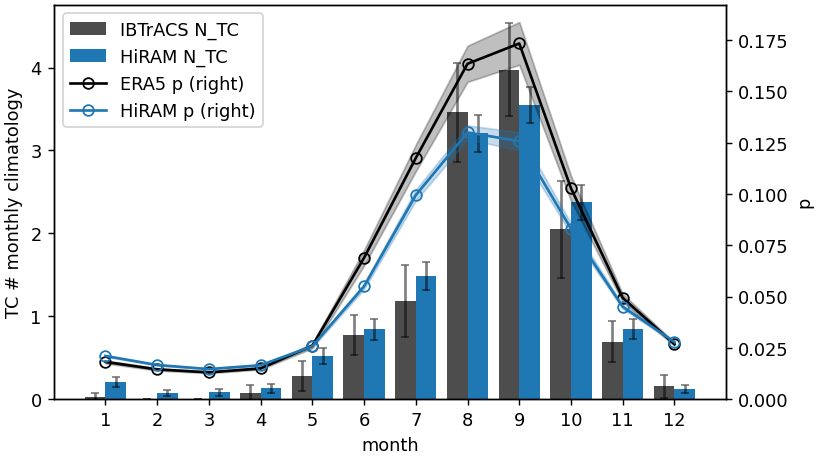

Write Python code to recreate this figure.
#!/usr/bin/env python
# Wenchang Yang (wenchang@princeton.edu)
# Wed May 27 15:19:27 EDT 2020
if __name__ == '__main__':
    from misc.timer import Timer
    tt = Timer(f'start {__file__}')
import sys, os.path, os, glob
import xarray as xr, numpy as np, pandas as pd
#import matplotlib.pyplot as plt
#more imports
#from ERA5.data_pTang_partial_cycle import get_cycle as get_cycle_pTangs_era5
#from amipHadISST.data_pTang_partial_cycle import get_cycle as get_cycle_pTangs_amipHadISST
#
if __name__ == '__main__':
    tt.check('end import')
#
#start from here
basin = 'NA'
datafile = __file__.replace('.py', f'.{basin}.nc')
#load data file for the figure if exists; calculate and save the data if not
if os.path.exists(datafile):
    ds = xr.open_dataset(datafile)
    print('[loaded]:', datafile)
else:
    from IBTrACS.data_ntc_cycle import get_cycle as get_cycle_ibtracs
    from amipHadISST.data_ntc_cycle import get_cycle as get_cycle_amipHadISST
    from ERA5.data_pTang_cycle import get_cycle as get_cycle_pTang_era5
    from amipHadISST.data_pTang_cycle import get_cycle as get_cycle_pTang_amipHadISST
    ds_ntc_obs = get_cycle_ibtracs(basin=basin)
    ds_ntc_hiram = get_cycle_amipHadISST(basin=basin)
    ds_p_obs = get_cycle_pTang_era5(basin=basin)
    ds_p_hiram = get_cycle_pTang_amipHadISST(basin=basin)
    das = dict()
    for src,ds_ in zip(['ntc_obs', 'ntc_hiram', 'p_obs', 'p_hiram'], [ds_ntc_obs, ds_ntc_hiram, ds_p_obs, ds_p_hiram]):
        for vname in ('mclim', 'cim', 'sem'):
            da = ds_[vname]
            key = '_'.join([src, vname])
            das[key] = da
    ds = xr.Dataset(das)
    ds.to_netcdf(datafile)
    print('[saved]:', datafile)

def wyplot(ax=None):
    if ax is None:
        figsize = None#(6,3)
        fig,ax = plt.subplots(figsize=figsize)

    label = 'IBTrACS N_TC'
    #ds = get_cycle_ibtracs(basin=basin)
    ds_ = ds[['ntc_obs_mclim', 'ntc_obs_cim']].rename(ntc_obs_mclim='mclim', ntc_obs_cim='cim')
    b1 = ax.bar(x='month', height='mclim', align='edge', width=-0.4, color='0.3', data=ds_, label=label)
    ax.errorbar(data=ds_.assign_coords(month=ds.month-0.2), x='month', y='mclim', yerr='cim', capsize=2, ls='none', color='k', label=None, alpha=1/2)
 
    label = 'HiRAM N_TC'
    #ds = get_cycle_amipHadISST(basin=basin)
    ds_ = ds[['ntc_hiram_mclim', 'ntc_hiram_cim']].rename(ntc_hiram_mclim='mclim', ntc_hiram_cim='cim')
    b2 = ax.bar(x='month', height='mclim', align='edge', width=0.4, color='C0', data=ds_, label=label)
    ax.errorbar(data=ds_.assign_coords(month=ds.month+0.2), x='month', y='mclim', yerr='cim', capsize=2, ls='none', color='k', label=None, alpha=1/2)

    ax_right = ax.twinx()
    label = 'ERA5 p (right)'
    #ds = get_cycle_pTang_era5(basin=basin)#.pipe(lambda x: x.assign_coords(month=x.month-0.2))
    ds_ = ds[['p_obs_mclim', 'p_obs_cim']].rename(p_obs_mclim='mclim', p_obs_cim='cim')
    ds_['lower'] = ds_['mclim'] - ds_['cim']
    ds_['upper'] = ds_['mclim'] + ds_['cim']
    ax_right.fill_between(data=ds_, x='month', y1='lower', y2='upper', alpha=1/4, color='k')
    l1 = ax_right.plot('month', 'mclim', data=ds_, color='k', label=label, marker='o', fillstyle='none')

    label = 'HiRAM p (right)'
    #ds = get_cycle_pTang_amipHadISST(basin=basin)#.pipe(lambda x: x.assign_coords(month=x.month+0.2))
    ds_ = ds[['p_hiram_mclim', 'p_hiram_cim']].rename(p_hiram_mclim='mclim', p_hiram_cim='cim')
    ds_['lower'] = ds_['mclim'] - ds_['cim']
    ds_['upper'] = ds_['mclim'] + ds_['cim']
    ax_right.fill_between(data=ds_, x='month', y1='lower', y2='upper', alpha=1/4, color='C0')
    l2 = ax_right.plot('month', 'mclim', data=ds_, color='C0', label=label, marker='o', fillstyle='none')

    ax.set_ylim(0, None)
    #ax.legend(loc='upper left', frameon=False)
    ax.set_xlabel('month')
    ax.set_ylabel('TC # monthly climatology')
    ax.set_xticklabels(range(1, 13))
    #ax.text(0, 1, '(a)', ha='left', va='bottom', transform=ax.transAxes)#, fontsize='large')
    #ax.text(0, 1, 'a ', ha='right', va='bottom', transform=ax.transAxes, fontweight='bold')

    ax_right.set_ylim(0, None)
    ax_right.set_xticks(range(1, 13))
    ax_right.set_xticklabels(range(1, 13))
    lbs = [b1, b2] + l1 + l2
    labels = [lb.get_label() for lb in lbs]
    ax_right.legend(lbs, labels, loc='upper left')
    #ax_right.set_xlabel('month')
    ax_right.set_ylabel('p')
    ax.set_xlabel('month')

if __name__ == '__main__':
    from wyconfig import * #my plot settings
    wyplot()

    figname = __file__.replace('.py', f'.png')
    if len(sys.argv)>1 and sys.argv[1] == 'savefig':
        wysavefig(figname)
    #print('[saved]:', figname)
    tt.check(f'**Done**')
    plt.show()
    
